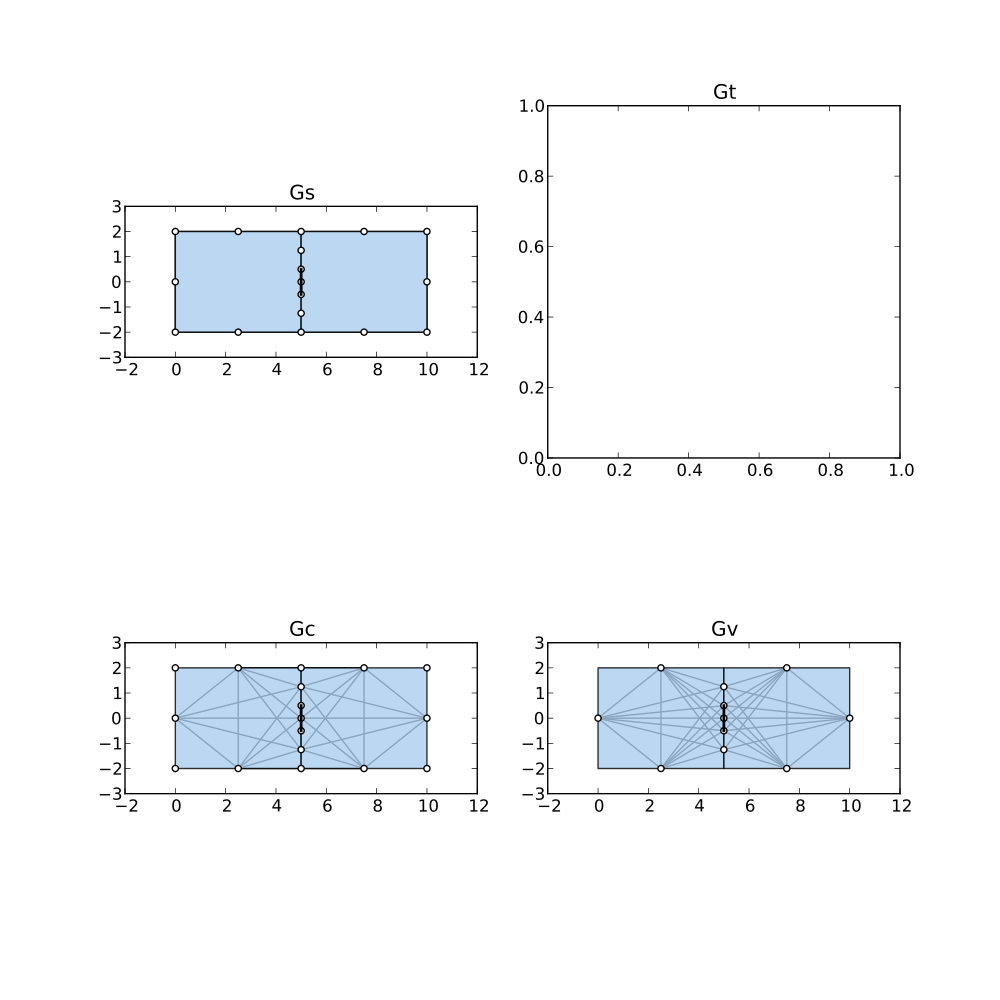

Write the Python code that produced this figure.
from pylayers.gis.layout import  *
import matplotlib.pyplot as plt
L = Layout('example.str')
L.buildGt()
L.buildGr()
L.buildGv()
fig = plt.figure(figsize=(10,10))
ax = fig.add_subplot(221)
fig,ax = L.showG('s',fig=fig,ax=ax)
tis = plt.title("Gs")
ax = fig.add_subplot(222)
fig,ax = L.showG('r',fig=fig,ax=ax)
tit = plt.title("Gt")
ax = fig.add_subplot(223)
fig,ax = L.showG('c',fig=fig,ax=ax)
tic = plt.title("Gc")
ax = fig.add_subplot(224)
fig,ax = L.showG('v',fig=fig,ax=ax)
tiv = plt.title("Gv")
plt.show()
